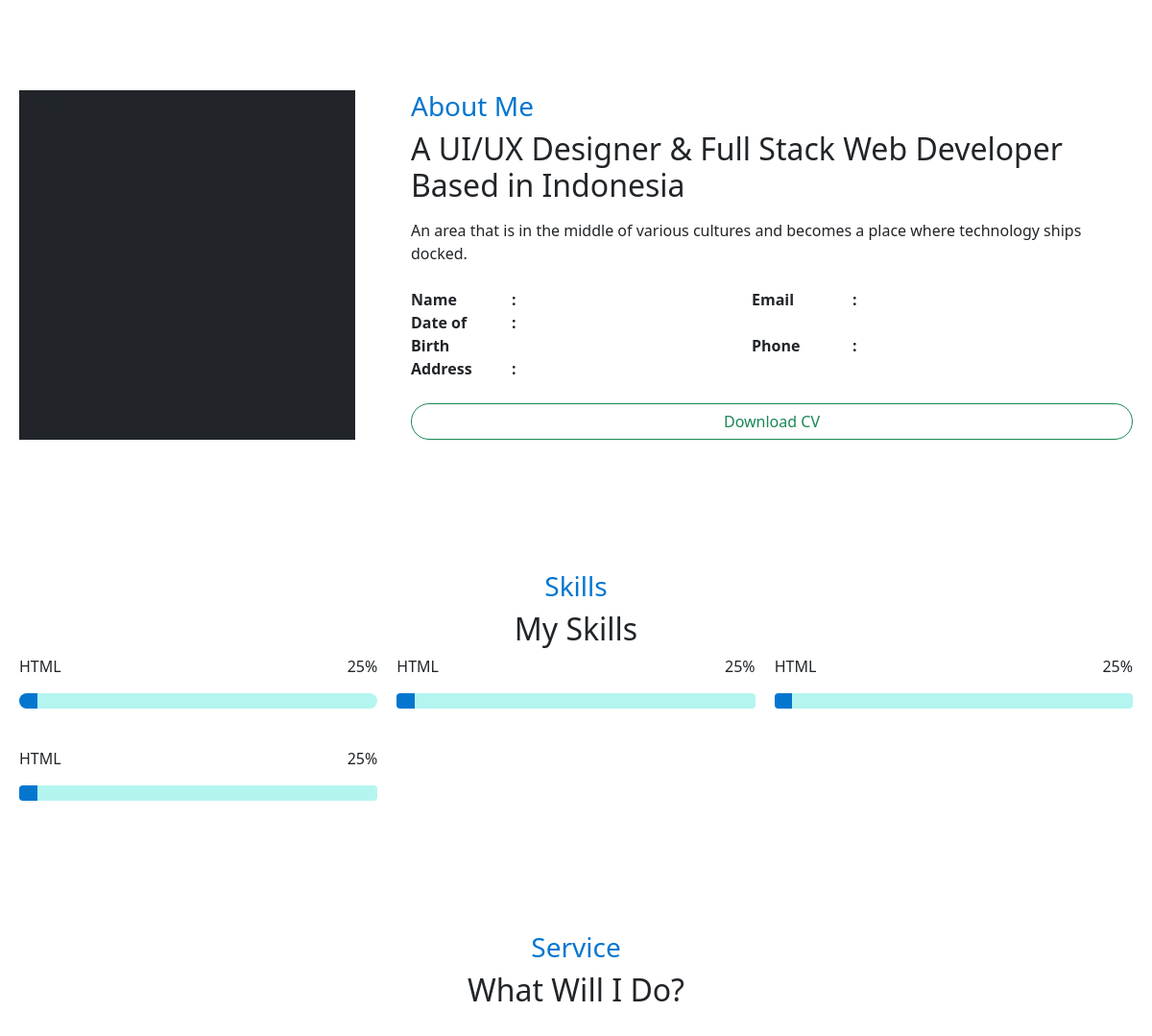
/ (lower part), run on an earlier commit of the app's database.
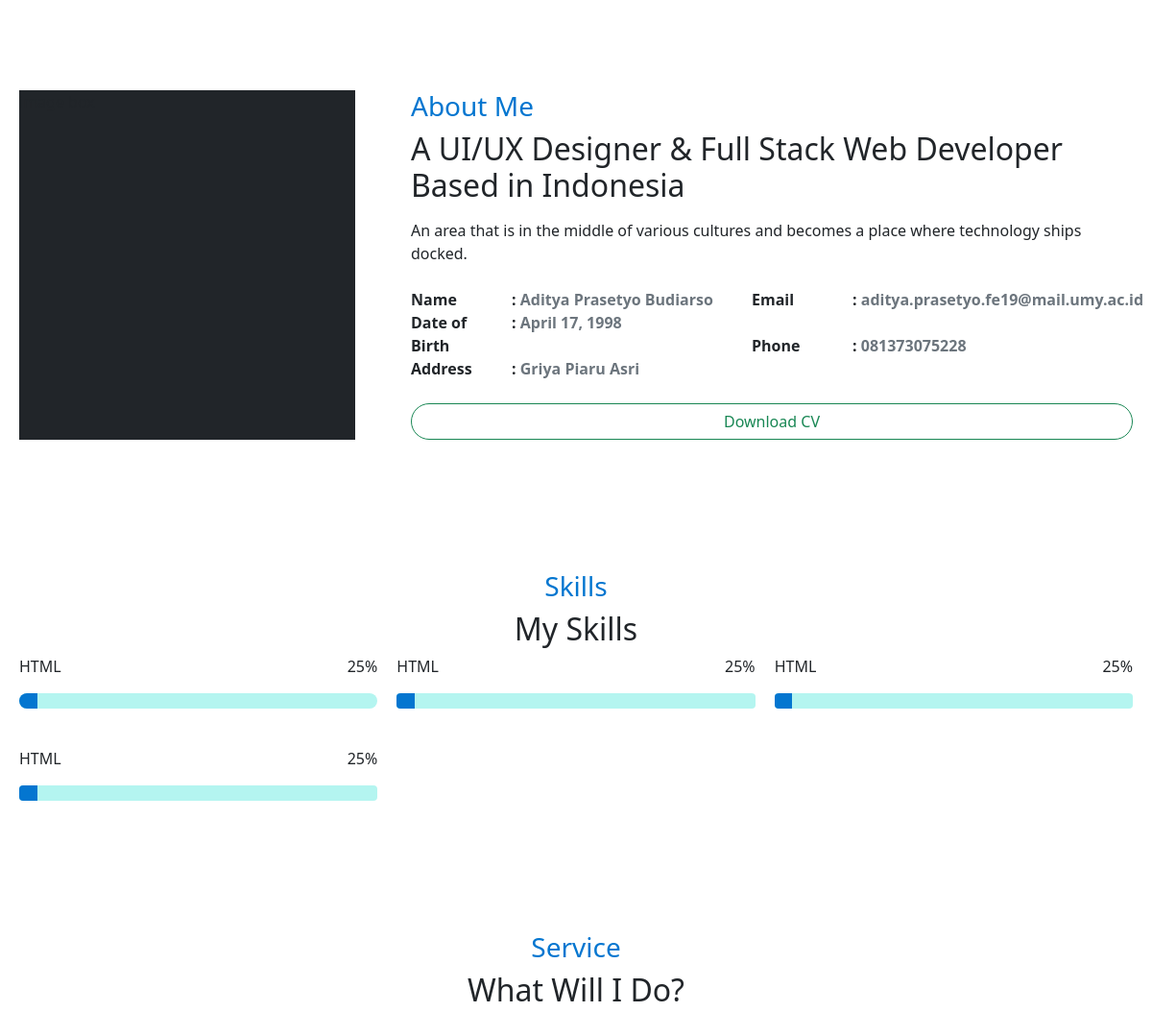
And on a later commit of the database.
### home/models.py (models this page shows, shortened)
class About(models.Model):
    Name = models.CharField(max_length=100)
    Date_of_Birth = models.DateField()
    Address = models.CharField(max_length=200)
    Email = models.EmailField()
    Phone = models.CharField(max_length=20)

### home/views.py (the view)
# urls.py: path('', HomeView, name='home'),
def HomeView(request):
    about = About.objects.first()
    skills = Skill.objects.all()
    services = Service.objects.all()
    galleries = Gallery.objects.all().order_by('-id')
    contact = ContactForm()
    if request.method == 'POST':
        contact = ContactForm(request.POST)
        if contact.is_valid():
            contact.save()
        return redirect('/')
    konteks = {
        'title': 'Artso | Web Developer',
        'about': about,
        'skills': skills,
        'services': services,
        'galleries': galleries,
        'contact': contact,
    }
    return render(request, 'index.html', konteks)

### templates/index.html (shortened to what this page needs)
{% extends 'base.html' %}
{% block content %}
<div class="container-fluid d-grid gap-3">
<section class="about-section p-section px-2" id="about">
    <div class="row">
        <div class="col container-about">
            <div class="img-box bg-dark">
                <p>image box</p>
            </div>
            <div class="about-box d-grid gap-2">
                <div class="title">
                    <h3>About Me</h3>
                    <h2>A UI/UX Designer & Full Stack Web Developer Based in Indonesia</h2>
                </div>
                <p>An area that is in the middle of various cultures and becomes a place where technology ships docked.</p>
                <div id="about-group-list">
                    <ul class="group-list">
                        <li class="group-list-item">Name</li>
                        <li class="group-list-item">: <span class="text-muted ">{{about.Name}}</span></li>
                        <li class="group-list-item">Date of Birth</li>
                        <li class="group-list-item">: <span class="text-muted ">{{about.Date_of_Birth}}</span></li>
                        <li class="group-list-item">Address</li>
                        <li class="group-list-item">: <span class="text-muted ">{{about.Address}}</span></li>
                    </ul>
                    <ul class="group-list">
                        <li class="group-list-item">Email</li>
                        <li class="group-list-item">: <span class="text-muted ">{{about.Email}}</span></li>
                        <li class="group-list-item">Phone</li>
                        <li class="group-list-item">: <span class="text-muted ">{{about.Phone}}</span></li>
                    </ul>
                </div>
                <a class="btn btn-outline-success rounded-pill" href="#" role="button">Download CV</a>
            </div>
        </div>
    </div>
</section>
<section class="skill-section p-section px-2" id="skill">
    <div class="row">
        <div class="col">
            <div class="title">
                <center>
                <h3>Skills</h3>
                <h2>My Skills</h2>
                </center>
            </div>
            <div class="skill-container">
                <div class="skill-box">
                    <div class="skill-val">
                        <p>HTML</p>
                        <P class="text-end">25%</P>
                    </div>
                    <div class="progress rounded-pill">
                        <div class="progress-bar" role="progressbar" style="width: 5%" aria-valuenow="25" aria-valuemin="0" aria-valuemax="100"></div>
                    </div>
                </div>
                <div class="skill-box">
                    <div class="skill-val">
                        <p>HTML</p>
                        <P class="text-end">25%</P>
                    </div>
                    <div class="progress">
                        <div class="progress-bar" role="progressbar" style="width: 5%" aria-valuenow="25" aria-valuemin="0" aria-valuemax="100"></div>
                    </div>
                </div>
                <div class="skill-box">
                    <div class="skill-val">
                        <p>HTML</p>
                        <P class="text-end">25%</P>
                    </div>
                    <div class="progress">
                        <div class="progress-bar" role="progressbar" style="width: 5%" aria-valuenow="25" aria-valuemin="0" aria-valuemax="100"></div>
                    </div>
                </div>
                <div class="skill-box">
                    <div class="skill-val">
                        <p>HTML</p>
                        <P class="text-end">25%</P>
                    </div>
                    <div class="progress">
                        <div class="progress-bar" role="progressbar" style="width: 5%" aria-valuenow="25" aria-valuemin="0" aria-valuemax="100"></div>
                    </div>
                </div>
            </div>
        </div>
    </div>
</section>
<section class="service-section p-section px-2" id="service"><div class="row">
    <div class="col">
        <div class="title">
            <center>
                <h3>Service</h3>
                <h2>What Will I Do?</h2>
            </center>
        </div>
    </div>
</div>
</section>
</div>
{% endblock content %}

### templates/base.html (shortened to what this page needs)
<!doctype html>
<html lang="en">
  <head>
    {% load static %}
    <link href="https://cdn.jsdelivr.net/npm/bootstrap@5.0.1/dist/css/bootstrap.min.css" rel="stylesheet">
    <link rel="stylesheet" href="{% static 'css/style.css' %}">
  </head>
  <body>
    {% block content %}{% endblock content %}
  </body>
</html>

### static/css/style.css (style rules this page uses)
:root { --blue-color: rgba(4, 118, 208, 1); --light-blue: #B4F5F0; }
h3 { color: var(--blue-color); }
p { font-weight: 500; }
.p-section { padding: 80px 0px 40px 0; }
.container-about { display: grid; grid-template-columns: max-content 1fr; gap: 5%; }
.img-box { width: 350px; height: 100%; }
#about-group-list { display: grid; grid-template-columns: repeat(auto-fit, 350px); column-gap: 5px; }
.group-list { display: grid; grid-template-columns: 100px max-content; padding: 0; column-gap: 5px; }
.group-list-item { list-style: none; font-weight: bolder; }
.skill-val { display: grid; grid-template-columns: 1fr 1fr; }
.skill-container { display: grid; grid-template-columns: 1fr 1fr 1fr; column-gap: 20px; row-gap: 40px; }
.progress { background-color: var(--light-blue) }
.progress-bar { background-color: var(--blue-color); }

What changed in the data, as far as the page shows it:
added About: Name "Aditya Prasetyo Budiarso", Date_of_Birth "April 17, 1998", Address "Griya Piaru Asri", Email "aditya.prasetyo.fe19@mail.umy.ac.id", Phone "081373075228"
